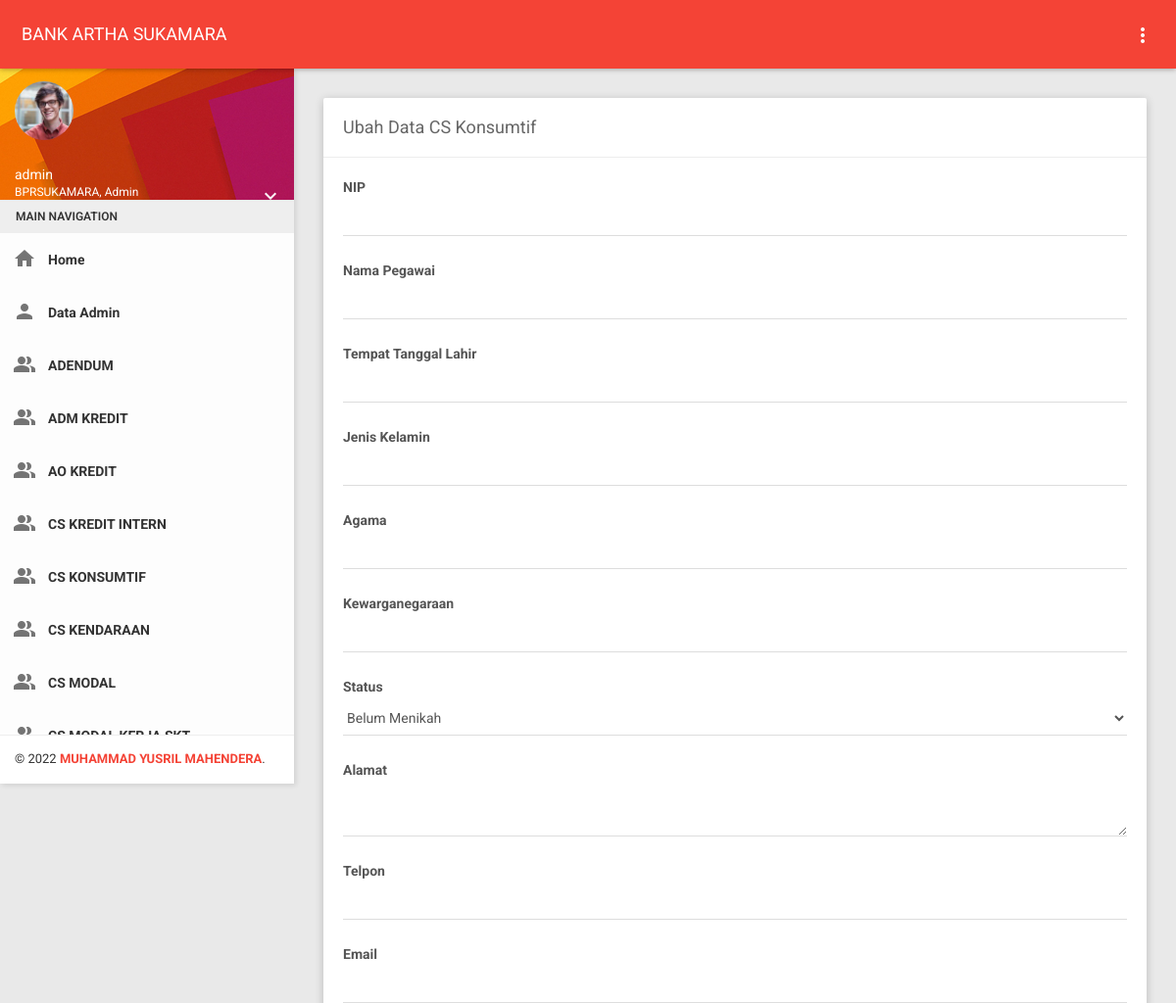
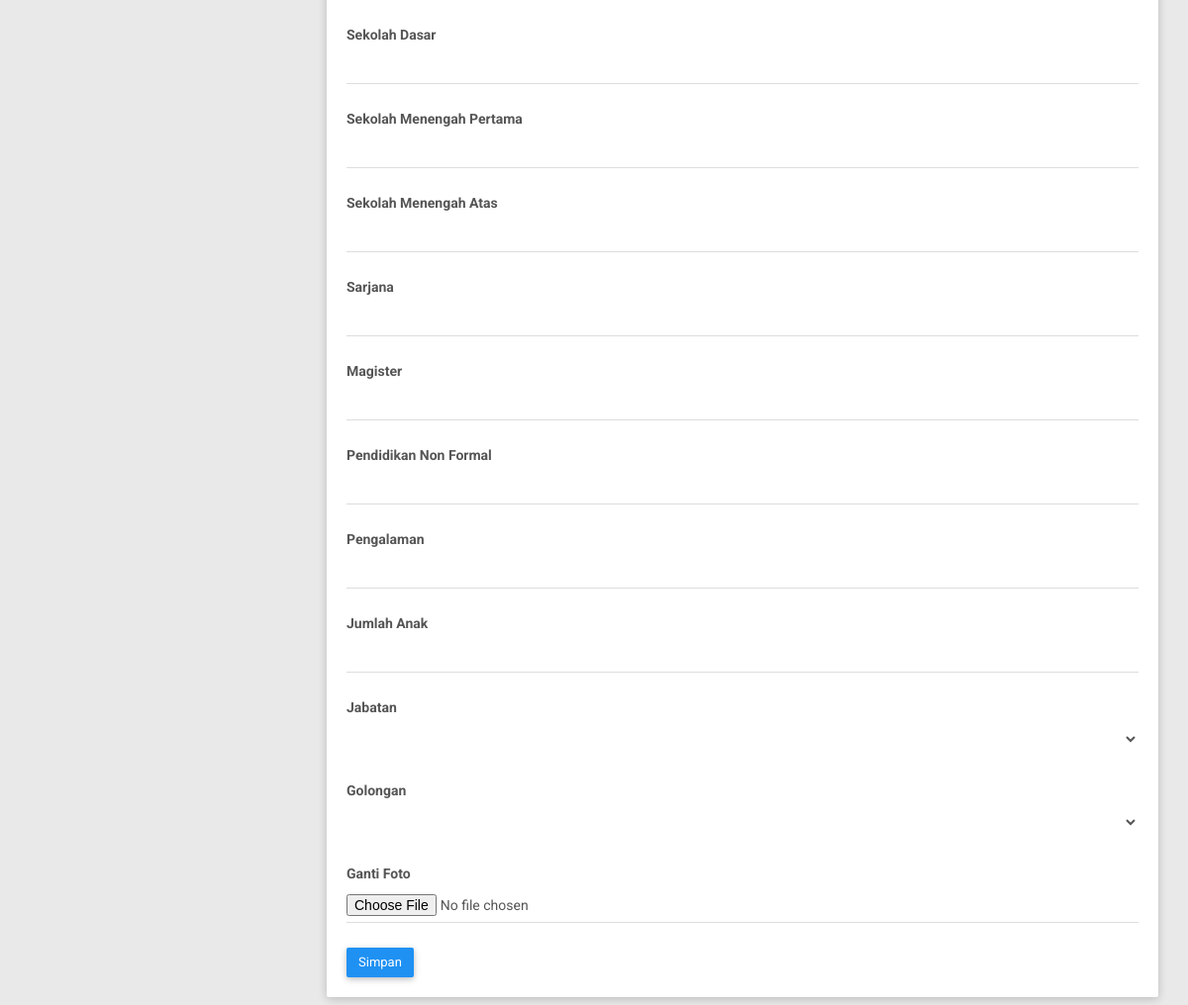
The app's page /index.php?page=cs_konsumtif&aksi=ubah&nomor=46546546546875896 (signed in) with its own data (2 pictures, top to bottom).
### tables this page shows
CREATE TABLE `user` (
  `kode_user` char(11) NOT NULL,
  `nama_user` varchar(50) NOT NULL,
  `password` varchar(30) NOT NULL,
  `level` varchar(15) NOT NULL,
  `foto` varchar(255) NOT NULL,
  PRIMARY KEY (`kode_user`)
);

### index.php (the view, shortened to what this page needs)
<?php
$koneksi = new mysqli("localhost", "root", "", "pt_baktiputra");
if ($_SESSION['Admin'] || $_SESSION['Pimpinan']) {
?>
  <!DOCTYPE html>
  <html>
  <head>
    <link href="plugins/bootstrap/css/bootstrap.css" rel="stylesheet">
    <link href="plugins/node-waves/waves.css" rel="stylesheet" />
    <link href="plugins/bootstrap-colorpicker/css/bootstrap-colorpicker.css" rel="stylesheet" />
    <link href="plugins/dropzone/dropzone.css" rel="stylesheet">
    <link href="plugins/multi-select/css/multi-select.css" rel="stylesheet">
    <link href="plugins/jquery-spinner/css/bootstrap-spinner.css" rel="stylesheet">
    <link href="plugins/bootstrap-tagsinput/bootstrap-tagsinput.css" rel="stylesheet">
    <link href="plugins/bootstrap-select/css/bootstrap-select.css" rel="stylesheet" />
    <link href="plugins/nouislider/nouislider.min.css" rel="stylesheet" />
    <link href="plugins/animate-css/animate.css" rel="stylesheet" />
    <link href="plugins/jquery-datatable/skin/bootstrap/css/dataTables.bootstrap.css" rel="stylesheet">
    <link href="plugins/bootstrap-select/css/bootstrap-select.css" rel="stylesheet">
    <link href="plugins/jquery-datatable/skin/bootstrap/css/dataTables.bootstrap.css" rel="stylesheet">
    <link href="css/style.css" rel="stylesheet">
    <link href="css/themes/all-themes.css" rel="stylesheet" />
  </head>
  <body class="theme-red">
    <nav class="navbar">
      <div class="container-fluid">
        <div class="navbar-header">
          <a class="navbar-brand" href="index.php">BANK ARTHA SUKAMARA</a>
        </div>
        <div class="collapse navbar-collapse" id="navbar-collapse">
          <ul class="nav navbar-nav navbar-right">
            <li class="pull-right"><a href="javascript:void(0);" class="js-right-sidebar" data-close="true"><i class="material-icons">more_vert</i></a></li>
          </ul>
        </div>
      </div>
    </nav>
    <?php
    if ($_SESSION['Admin']) {
      $user = $_SESSION['Admin'];
    } elseif ($_SESSION['Pimpinan']) {
      $user = $_SESSION['Pimpinan'];
    }
    $sql = $koneksi->query("select * from user where nama_user='$user'");
    $data = $sql->fetch_assoc();
    ?>
    <section>
      <aside id="leftsidebar" class="sidebar">
        <div class="user-info">
          <div class="image">
            <img src="images/<?php echo $data['foto']; ?>" width="60" height="60" alt="User" />
          </div>
          <div class="info-container">
            <div class="name" data-toggle="dropdown" aria-haspopup="true" aria-expanded="false"><?php echo $data['nama_user']; ?></div>
            <div class="email">BPRSUKAMARA, <?php echo $data['level']; ?></div>
            <div class="btn-group user-helper-dropdown">
              <i class="material-icons" data-toggle="dropdown" aria-haspopup="true" aria-expanded="true">keyboard_arrow_down</i>
            </div>
          </div>
        </div>
        <div class="menu">
          <ul class="list">
            <li class="header">MAIN NAVIGATION</li>
            <?php if ($_SESSION['Admin']) { ?>
              <li>
                <a href="index.php">
                  <i class="material-icons">home</i>
                  <span>Home</span>
                </a>
              </li>
              <li>
                <a href="?page=admin">
                  <i class="material-icons">person</i>
                  <span>Data Admin</span>
                </a>
              </li>
              <li>
                <a href="?page=adendum">
                  <i class="material-icons">people_alt</i>
                  <span>ADENDUM</span>
                </a>
              </li>
              <li>
                <a href="?page=adm_kredit">
                  <i class="material-icons">people_alt</i>
                  <span>ADM KREDIT</span>
                </a>
              </li>
              <li>
                <a href="?page=ao_kredit">
                  <i class="material-icons">people_alt</i>
                  <span>AO KREDIT</span>
                </a>
              </li>
              <li>
                <a href="?page=cs_intern">
                  <i class="material-icons">people_alt</i>
                  <span>CS KREDIT INTERN</span>
                </a>
              </li>
              <li>
                <a href="?page=cs_konsumtif">
                  <i class="material-icons">people_alt</i>
                  <span>CS KONSUMTIF</span>
                </a>
              </li>
              <li>
                <a href="?page=cs_kendaraan">
                  <i class="material-icons">people_alt</i>
                  <span>CS KENDARAAN</span>
                </a>
              </li>
              <li>
                <a href="?page=cs_modal">
                  <i class="material-icons">people_alt</i>
                  <span>CS MODAL</span>
                </a>
              </li>
              <li>
                <a href="?page=cs_mk_skt">
                  <span>CS MODAL KERJA SKT</span>
                </a>
              </li>
              <li>
                <a href="?page=cs_pertanian">
                  <span>CS PERTANIAN</span>
                </a>
              </li>
                <?php } ?>
        </div>
        <div class="legal">
          <div class="copyright">
            &copy; 2022 <a href="javascript:void(0);">MUHAMMAD YUSRIL MAHENDERA</a>.
          </div>
        </div>
      </aside>
    </section>
    <section class="content">
      <div class="container-fluid">
        <div class="block-header">
          <?php
          $page = $_GET['page'];
          $aksi = $_GET['aksi'];
          if ($page == "admin") {
            if ($aksi == "") {
              include "page/admin/admin.php";
            } elseif ($aksi == "tambah") {
              include "page/admin/tambah.php";
            } else if ($aksi == "ubah") {
              include "page/admin/ubah.php";
            } elseif ($aksi == "hapus") {
              include "page/admin/hapus.php";
            }
          } elseif ($page == "cs_konsumtif") {
            if ($aksi == "") {
              include "page/cs_konsumtif/cs_konsumtif.php";
            } elseif ($aksi == "tambah") {
              include "page/cs_konsumtif/tambah.php";
            } elseif ($aksi == "ubah") {
              include "page/cs_konsumtif/ubah.php";
            } elseif ($aksi == "hapus") {
              include "page/cs_konsumtif/hapus.php";
            }
          } elseif ($page == "report") {
            if ($aksi == "") {
              include "page/report/report.php";
            }
          } elseif ($page == "") {
            include "home.php";
          }
          ?>
        </div>
      </div>
    </section>
  </body>
  </html>
<?php
} else {
  header("location:login.php");
}
?>

### css/themes/all-themes.css (style rules this page uses)
.theme-red .navbar-brand { color: #fff; }
.theme-red .nav > li > a { color: #fff; }
.theme-red .sidebar .legal { background-color: #fff; }
.theme-red .sidebar .legal .copyright a { color: #F44336 !important; }

### records on screen
user: foto (picture), nama_user "admin", level "Admin"
